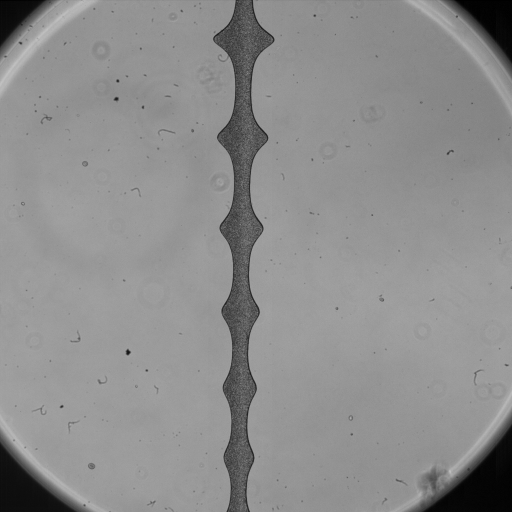
#> input picture piv/1ul_s/fluoromax_0.25_1000fps_1uls000001.tif, 1024 x 1024 px, found by its file name (shown at 1/2 size)
$ jupyter execute Stress_from_channel.ipynb
#> lines starting #> are read from the running program, lines starting #| are printed output that depends on the picture; after the words box and inside, x2 and y2 are one past the last pixel; in counts of white or black regions, pixels touching at a corner belong together
[cell 1]
# from PIL import Image
import cv2
import matplotlib.pyplot as plt
import sys
#from skimage import io
from pathlib import Path
from skimage.color import rgb2gray
from skimage.filters import gaussian
from skimage.segmentation import active_contour
import numpy as np
from scipy.signal import savgol_filter

[cell 2]
#CHANNEL = Path("F:\\Luca_Data\\20260925_test_microscope_and_camera\\fluoromax_0.25_1000fps_1uls\\fluoromax_0.25_1000fps_1uls000001.tif")
#CHANNEL = Path("/Volumes/Elements/Rheoflu/Luca/20260925_test_microscope_and_camera/fluoromax_0.25_1000fps_1uls/fluoromax_0.25_1000fps_1uls000001.tif")
CHANNEL = Path("/Users/lucaasinari/Desktop/piv/1ul_s/fluoromax_0.25_1000fps_1uls000001.tif")
OUTPUT_DIR = Path("results/stress_from_channel")
OUTPUT_DIR.mkdir(parents=True, exist_ok=True)
PATTERN = "*.tif"

pixel_size_um = 3.28

[cell 3]
print(OUTPUT_DIR.resolve())

# **CUT**

We cut the image to see only the channel

[cell 4]
# Parametri di ritaglio (Crop)
# Ritaglia l'immagine per alleggerire l'analisi. Regola questi valori in base alla tua ROI.
CROP_Y_MIN = 0
CROP_Y_MAX = 1024
CROP_X_MIN = 420
CROP_X_MAX = 560

if not CHANNEL:
    raise FileNotFoundError(f"No image founf in {CHANNEL} as {PATTERN}")

# Legge l'immagine in scala di grigi.
image = cv2.imread(str(CHANNEL), cv2.IMREAD_GRAYSCALE)
#> image is the input picture: shape (1024, 1024); min 0, max 196, mean 141.4
if image is None:
    raise ValueError(f"Impossibile to read the image: {CHANNEL}")

# Estrae la regione di interesse.
cropped = image[CROP_Y_MIN:CROP_Y_MAX, CROP_X_MIN:CROP_X_MAX]
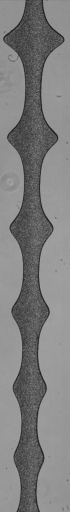
#> cropped: shape (1024, 140) (shown at 1/2 size); min 23, max 178, mean 126.5
cropped = cv2.rotate(cropped, cv2.ROTATE_90_COUNTERCLOCKWISE)  # Ruota di 90 gradi in senso antiorario
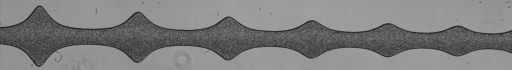
#> cropped: shape (140, 1024) (shown at 1/2 size); min 23, max 178, mean 126.5

# Crea una copia per disegnare il rettangolo senza modificare l'immagine originale.
image_with_rectangle = image.copy()
cv2.rectangle(
    image_with_rectangle,
    (CROP_X_MIN, CROP_Y_MIN),  # Angolo in alto a sinistra: (x, y)
    (CROP_X_MAX, CROP_Y_MAX),  # Angolo in basso a destra: (x, y)
    color=255,                 # Bianco, dato che l'immagine è in scala di grigi
    thickness=3,
)
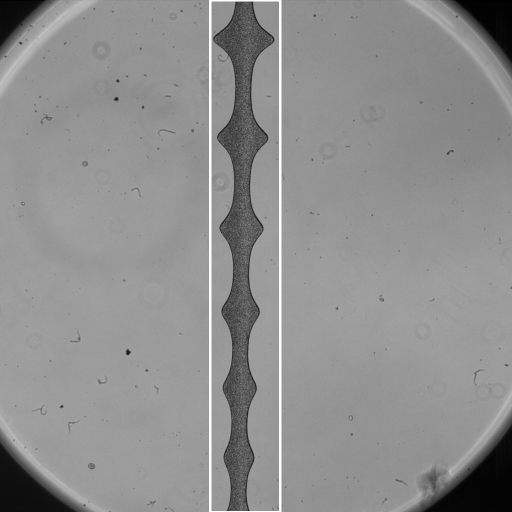
#> image_with_rectangle: shape (1024, 1024) (shown at 1/2 size); 1.04% of pixels changed, all inside (x1, y1, x2, y2) = (418, 0, 563, 1024)


# Visualizza l'immagine originale con il rettangolo e, a fianco, il ritaglio.
fig, axes = plt.subplots(1, 2, figsize=(14, 6))

axes[0].imshow(image_with_rectangle, cmap="gray")
axes[0].set_title(f"ROI: {CHANNEL.name}")
axes[0].axis("off")

axes[1].imshow(cropped, cmap="gray")
axes[1].set_title("CROPPED IMAGE")
axes[1].axis("off")

plt.tight_layout()
plt.show()

**Edge finding**

We find the edge of the channel using active contour

[cell 5]
# 1. Dimensioni dell'immagine ritagliata e ruotata
H, W = cropped.shape

# 2. Creiamo le coordinate x lungo tutta la larghezza dell'immagine
n_punti = 300
x_coords = np.linspace(2, W - 3, n_punti)

# --- LINEA SUPERIORE INIZIALE (vicino al bordo in alto) ---
margin_top = 50  # Quota y vicino al bordo superiore
y_top_init = np.full_like(x_coords, margin_top)
init_top = np.column_stack([y_top_init, x_coords])

# --- LINEA INFERIORE INIZIALE (vicino al bordo in basso) ---
margin_bottom = H - 30  # Quota y vicino al bordo inferiore
y_bottom_init = np.full_like(x_coords, margin_bottom)
init_bottom = np.column_stack([y_bottom_init, x_coords])

# 3. Sfocatura gaussiana dell'immagine per eliminare rumore / particelle
blurred = gaussian(cropped, sigma=12)
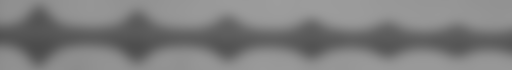
#> blurred: shape (140, 1024) float64 (shown at 1/2 size); min 0.299, max 0.616, mean 0.496

snake_params = {
    "alpha": 0.005,  # Elasticità: spinge la curva a contrarsi (valori tipici: 0.01 - 0.1)
    "beta": 0.0001,   # Rigidità: mantiene la curva morbida e senza spigoli (valori tipici: 1 - 100)
    "w_edge": 200.0,  # Attrazione per i bordi: 1.0 significa che cerca bordi netti
    "w_line": 0.0,  # Settato a 0 perché cerchiamo un "bordo" (cambio di colore), non una linea
    "boundary_condition": "free",  # oppure "fixed"
    "max_num_iter": 2500,
}

snake_top = active_contour(blurred, init_top, **snake_params)
#> snake_top = 300 pairs, first value 18.59 to 64.27, second value 1.3 to 1034.6
snake_bottom = active_contour(blurred, init_bottom, **snake_params)
#> snake_bottom = 300 pairs, first value 91.6 to 122.7, second value 51.43 to 1021.3

# 6. Visualizzazione delle due pareti
fig, ax = plt.subplots(figsize=(15, 6))
ax.imshow(cropped, cmap="gray")

# Linee iniziali (rosse tratteggiate)
ax.plot(init_top[:, 1], init_top[:, 0], "--r", lw=1.2, label="Starting point")
ax.plot(init_bottom[:, 1], init_bottom[:, 0], "--r", lw=1.2)

# Pareti trovate
ax.plot(
    snake_top[:, 1],
    snake_top[:, 0],
    "-c",
    lw=2.5,
    label="Upper Wall Found",
)
ax.plot(
    snake_bottom[:, 1],
    snake_bottom[:, 0],
    "-m",
    lw=2.5,
    label="Lower Wall Found",
)

ax.set_title("Channel Walls Detection")
ax.legend(loc="upper right")
ax.set_xlabel("x [pixel]", fontsize=11)

plt.tight_layout()
plt.show()

# **Channel width**

We evaluate the channel width $L(x)$ using the obtained contours.

[cell 6]
# ==========================================
# 6. FUNZIONE PER L'width DEL CANALE L(x)
# ==========================================
def compute_channel_height(snake_top, snake_bottom, num_points=500):
    """Calcola la larghezza locale L(x) e la larghezza media del canale."""
#> called with snake_top = array of shape (300, 2), snake_bottom = array of shape (300, 2), num_points = 500
    y_top, x_top = snake_top[:, 0], snake_top[:, 1]
#> y_top = 300 values, max 64.27 at index 292, min 18.59 at index 22, mean 51.92; x_top = 300 values from 1.3 to 1034.6
    y_bottom, x_bottom = snake_bottom[:, 0], snake_bottom[:, 1]
#> y_bottom = 300 values, max 122.7 at index 29, min 91.6 at index 39, mean 107.3; x_bottom = 300 values from 51.43 to 1021.3

    sort_top = np.argsort(x_top)
#> sort_top = 300 values from 0 to 299
    x_top_s, y_top_s = x_top[sort_top], y_top[sort_top]
#> x_top_s = 300 values from 1.3 to 1034.6; y_top_s has the same summary as y_top

    sort_bot = np.argsort(x_bottom)
#> sort_bot = 300 values from 0 to 299
    x_bot_s, y_bot_s = x_bottom[sort_bot], y_bottom[sort_bot]
#> x_bot_s = 300 values from 51.43 to 1021.3; y_bot_s has the same summary as y_bottom

    # Intervallo comune di sovrapposizione in x
    x_min = max(x_top_s.min(), x_bot_s.min())
#> x_min = 51.43
    x_max = min(x_top_s.max(), x_bot_s.max())
#> x_max = 1021.3
    x_eval = np.linspace(x_min, x_max, num_points) #Calcola l’intervallo in cui ci sono sia il bordo superiore sia inferiore

    # Interpolazione su griglia comune
    y_top_interp = np.interp(x_eval, x_top_s, y_top_s)
#> y_top_interp = 500 values, max 64.25 at index 480, min 18.6 at index 16, mean 50.65
    y_bottom_interp = np.interp(x_eval, x_bot_s, y_bot_s)
#> y_bottom_interp = 500 values, max 122.6 at index 10, min 91.6 at index 65, mean 103.7

    # Larghezza locale e media
    height = np.abs(y_bottom_interp - y_top_interp)
#> height = 500 values, max 103.8 at index 11, min 36.44 at index 164, mean 53.07
    average_width = np.mean(height)
#> average_width = 53.07

    # Linea mediana (centerline)
    y_center = (y_top_interp + y_bottom_interp) / 2.0
#> y_center = 500 values, max 83.23 at index 499, min 70.24 at index 16, mean 77.19

    return x_eval, height, y_top_interp, y_bottom_interp, y_center, average_width


# Calcolo dei profili
x_vals, L_vals, y_t, y_b, y_center, average_width = compute_channel_height(
    snake_top, snake_bottom
)
#> x_vals = 500 values from 51.43 to 1021.3; L_vals has the same summary as height in compute_channel_height; y_t has the same summary as y_top_interp in compute_channel_height; y_b has the same summary as y_bottom_interp in compute_channel_height; average_width = 53.07

# ==========================================
# 7. GRAFICO: Profilo dell'width L(x)
# ==========================================
fig, ax = plt.subplots(figsize=(14, 5))
# Curva dell'width del canale
ax.plot(x_vals*pixel_size_um, L_vals*pixel_size_um, "-b", lw=2.5, label="width L(x)")
# Formattazione assi, griglia e titolo
ax.set_title("Channel width L(x)", fontsize=13)
ax.set_xlabel("x [μm]", fontsize=11)
ax.set_ylabel("Width L(x) [μm]", fontsize=11)
ax.grid(True, linestyle="--", alpha=0.6)
ax.legend(loc="upper right", fontsize=10)
plt.tight_layout()
plt.show()

# **Extensional Stress**

We evaluate stress as $-\eta q \frac{L'}{L^2}$ fixing $\eta=\eta_{h2o}= 0.001$ and $q=<v_x><L_x>$.

[cell 7]
# 1. Calcolo della derivata numerica dL/dx in unità SI
eta = 0.001  # Pa.s
flux_uL_s = 0.1
channel_depth_um = average_width  # Utilizza la larghezza media del canale come profondità
#> channel_depth_um = 53.07
flux_mm3_s = flux_uL_s  # 1 uL = 1 mm^3
channel_depth_mm = channel_depth_um * 1e-3
#> channel_depth_mm = 0.0531
q_mm2_s = flux_mm3_s / channel_depth_mm
#> q_mm2_s = 1.88
q_m2_s = q_mm2_s * 1e-6
#> q_m2_s = 1.88e-06
L_m = L_vals * pixel_size_um * 1e-6
#> L_m = 500 values, max 0.00034 at index 11, min 0.00012 at index 164, mean 0.000174
x_m = x_vals * pixel_size_um * 1e-6
#> x_m = 500 values from 0.000169 to 0.00335
dL_dx = np.gradient(L_m, x_m)
#> dL_dx = 500 values, max 1.88 at index 3, min -1.77 at index 24, mean -0.0267
dL_dx_smooth = savgol_filter(dL_dx, window_length=31, polyorder=3)
#> dL_dx_smooth = 500 values, max 1.91 at index 0, min -1.48 at index 28, mean -0.0259
stress = -eta * q_m2_s * dL_dx_smooth / (L_m**2)
#> stress = 500 values, max 0.0567 at index 34, min -0.0579 at index 0, mean 0.00131

# 2. Grafico della derivata
fig, ax = plt.subplots(figsize=(14, 5))

# Curva della derivata
ax.plot(x_vals*pixel_size_um, stress, color="red", lw=2.2)
ax.axhline(0,color="gray",linestyle="--",alpha=0.8,lw=1.2)

# Formattazione assi e titolo
ax.set_title(
    r"Extensional stress profile $\sigma(x)$ obtained from the channel shape $L(x)$",
    fontsize=13,
)
ax.set_xlabel("x [µm]", fontsize=11)
ax.set_ylabel(r"$\sigma=-\eta q \dfrac{L'}{L^2} [Pa]$", fontsize=11)
ax.grid(True, linestyle="--", alpha=0.6)
ax.legend(loc="upper right", fontsize=11)

plt.tight_layout()
plt.show()
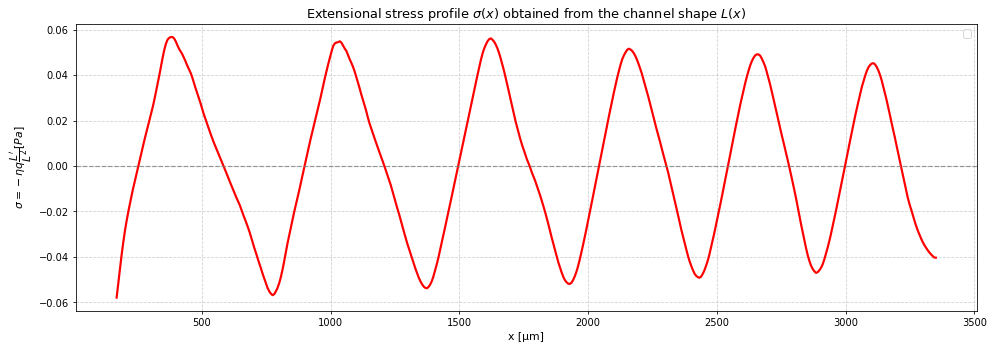
#> figure drawn by matplotlib, 1 panel; curve peaks at x = 385.4, y = 0.0567

print(f"Max stress value: {np.max(np.abs(stress))*1000:.4f} mPa")
#| Max stress value: 57.9162 mPa

[cell 8]
# 1. Dimensioni allungate e schiacciate in y
fig, ax1 = plt.subplots(figsize=(15, 3.8))

# 2. Immagine e profili con coordinate coerenti in µm
ax1.imshow(
    cropped,
    cmap="gray",
    aspect="auto",
    extent=[
        -0.5 * pixel_size_um,
        (cropped.shape[1] - 0.5) * pixel_size_um,
        (cropped.shape[0] - 0.5) * pixel_size_um,
        -0.5 * pixel_size_um,
    ],
    zorder=0,
)
x_um = x_vals * pixel_size_um
#> x_um = 500 values from 168.7 to 3349.8
ax1.plot(x_um, y_center * pixel_size_um, "--w", lw=1.2, alpha=0.6)

ax1.set_xlabel("x [µm]", fontsize=11)
ax1.set_ylabel("y [µm]", fontsize=11)
ax1.set_xlim([x_um.min(), x_um.max()])
ax1.set_ylim([(cropped.shape[0] - 0.5) * pixel_size_um, -0.5 * pixel_size_um])

# 3. Asse secondario a destra per lo stress in ROSSO
ax2 = ax1.twinx()
ax2.patch.set_visible(False)
ax2.plot(
    x_um,
    stress,
    color="red",
    lw=2.5,
    label=r"Extensional Stress $\sigma(x)$",
)
ax2.axhline(0, color="gray", linestyle=":", lw=1.2, alpha=0.8)
ax2.set_ylabel("Extensional Stress $\sigma(x)$ [Pa]", color="red", fontsize=11)
ax2.tick_params(axis="y", labelcolor="red")

# 4. Legende e titolo
lines_1, labels_1 = ax1.get_legend_handles_labels()
lines_2, labels_2 = ax2.get_legend_handles_labels()
ax1.legend(lines_1 + lines_2, labels_1 + labels_2, loc="upper right")

ax1.set_title(r"Extensional stress profile $\sigma(x)$ on the channel", fontsize=13)
plt.tight_layout()
plt.show()
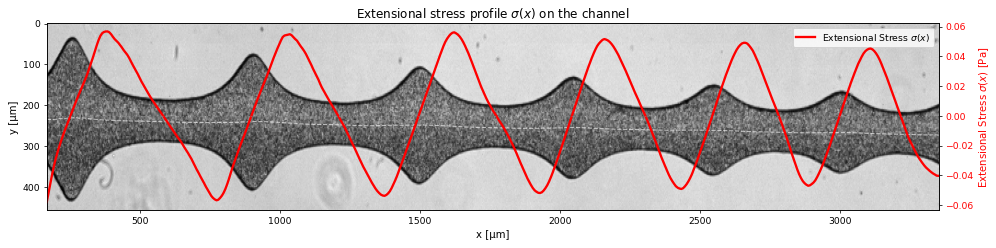
#> figure drawn by matplotlib, 2 panels; panel 2: curve peaks at x = 385.4, y = 0.0567

save_path = Path(OUTPUT_DIR /"stress_profile.png").resolve()
fig.savefig(save_path, dpi=300, bbox_inches="tight")
print(f"Grafico salvato in: {save_path}")

[cell 9]
# Stress profile as a function of the fluid travel time
x_mm = (x_vals - x_vals[0]) * pixel_size_um * 1e-3
#> x_mm = 500 values from 0 to 3.18
channel_width_mm = L_vals * pixel_size_um * 1e-3
#> channel_width_mm = 500 values, max 0.34 at index 11, min 0.12 at index 164, mean 0.174
if np.any(~np.isfinite(channel_width_mm)) or np.any(channel_width_mm <= 0):
    raise ValueError("Channel widths must be finite and positive to calculate velocity.")
if np.any(~np.isfinite(x_mm)) or np.any(np.diff(x_mm) <= 0):
    raise ValueError("x_vals must be finite and strictly increasing to calculate travel time.")

v_x_mm_s = q_mm2_s / channel_width_mm
#> v_x_mm_s = 500 values, max 15.76 at index 164, min 5.53 at index 11, mean 11.8
if np.any(~np.isfinite(v_x_mm_s)) or np.any(v_x_mm_s <= 0):
    raise ValueError("The estimated axial velocity must be finite and positive.")

# Integrate dt = dx / v(x) using the trapezoidal rule.
dt_s = 0.5 * (1 / v_x_mm_s[:-1] + 1 / v_x_mm_s[1:]) * np.diff(x_mm)
#> dt_s = 499 values, max 0.00115 at index 11, min 0.000405 at index 163, mean 0.000589
t_ms = np.concatenate(([0.0], np.cumsum(dt_s))) * 1e3
#> t_ms = 500 values from 0 to 293.8

fig, ax = plt.subplots(figsize=(10, 5))
ax.plot(t_ms, stress, color="red", lw=2.5, label=r"Extensional stress $\sigma$")
ax.axhline(0, color="gray", linestyle=":", lw=1.2, alpha=0.8)
ax.set_xlabel("Travel time $t$ [ms]", fontsize=11)
ax.set_ylabel(r"Extensional stress $\sigma$ [Pa]", fontsize=11)
ax.set_title(r"Extensional stress $\sigma(t)$", fontsize=13)
ax.grid(True, linestyle="--", alpha=0.6)
ax.legend(loc="best")
fig.tight_layout()
plt.show()

save_path = Path(OUTPUT_DIR / "stress_time_profile.png").resolve()
fig.savefig(save_path, dpi=300, bbox_inches="tight")
print(f"Grafico stress-tempo salvato in: {save_path}")
print(f"Intervallo spaziale: {x_mm[-1] * 1e3:.2f} µm; tempo di percorrenza: {t_ms[-1]:.3f} ms")
#| Intervallo spaziale: 3181.15 µm; tempo di percorrenza: 293.761 ms
print(f"Velocità assiale stimata: {v_x_mm_s.min() * 1e3:.1f}–{v_x_mm_s.max() * 1e3:.1f} µm/s")
#| Velocità assiale stimata: 5534.4–15763.7 µm/s

[cell 10]
# ── Calcolo trasformazione x → t ─────────────────────────────────────────────
x_mm = (x_vals - x_vals[0]) * pixel_size_um * 1e-3
channel_width_mm = L_vals * pixel_size_um * 1e-3
if np.any(~np.isfinite(channel_width_mm)) or np.any(channel_width_mm <= 0):
    raise ValueError("Channel widths must be finite and positive to calculate velocity.")
if np.any(~np.isfinite(x_mm)) or np.any(np.diff(x_mm) <= 0):
    raise ValueError("x_vals must be finite and strictly increasing to calculate travel time.")

v_x_mm_s = q_mm2_s / channel_width_mm
if np.any(~np.isfinite(v_x_mm_s)) or np.any(v_x_mm_s <= 0):
    raise ValueError("The estimated axial velocity must be finite and positive.")

dt_s = 0.5 * (1 / v_x_mm_s[:-1] + 1 / v_x_mm_s[1:]) * np.diff(x_mm)
t_ms = np.concatenate(([0.0], np.cumsum(dt_s))) * 1e3

x_um = x_vals * pixel_size_um

# ── ax1: immagine + asse spaziale inferiore (µm) ─────────────────────────────
fig, ax1 = plt.subplots(figsize=(15, 3.8))

ax1.imshow(
    cropped,
    cmap="gray",
    aspect="auto",
    extent=[
        -0.5 * pixel_size_um,
        (cropped.shape[1] - 0.5) * pixel_size_um,
        (cropped.shape[0] - 0.5) * pixel_size_um,
        -0.5 * pixel_size_um,
    ],
    zorder=0,
)
ax1.plot(x_um, y_center * pixel_size_um, "--w", lw=1.2, alpha=0.6)
ax1.set_xlabel("x [µm]", color="red", fontsize=11)
ax1.set_ylabel("y [µm]", fontsize=11)
ax1.set_xlim([x_um.min(), x_um.max()])
ax1.set_ylim([(cropped.shape[0] - 0.5) * pixel_size_um, -0.5 * pixel_size_um])

# ── ax2: σ(x) in rosso — asse stress destro, asse spaziale inferiore ─────────
ax2 = ax1.twinx()
ax2.patch.set_visible(False)
line_x, = ax2.plot(x_um, stress, color="red", lw=2.5,
                   label=r"$\sigma(x)$ extensional stress in space")
ax2.axhline(0, color="gray", linestyle=":", lw=1.2, alpha=0.8)
ax2.set_ylabel(r"Extensional stress $\sigma$ [Pa]", color="black", fontsize=11)
ax2.tick_params(axis="y", labelcolor="red")

# ── ax_top: asse temporale superiore (ms) ────────────────────────────────────
ax_top = ax1.twiny()
ax_top.set_xlim([t_ms[0], t_ms[-1]])   # x in ms reali
ax_top.set_xlabel("Travel time $t$ [ms]", color="blue", fontsize=11, labelpad=6)

# ── ax_stress_t: σ(t) in blu — condivide asse stress con ax2 ─────────────────
ax_stress_t = ax_top.twinx()           # top-x (ms) + nuovo asse y destra
line_t, = ax_stress_t.plot(t_ms, stress, color="blue", lw=2.5,
                            linestyle="-",
                            label=r"$\sigma(t)$ extensional stress in time")
ax_stress_t.set_yticks([])             # nasconde l'asse y duplicato

# Sincronizza i limiti dello stress tra ax2 e ax_stress_t
ymin = min(ax2.get_ylim()[0], ax_stress_t.get_ylim()[0])
ymax = max(ax2.get_ylim()[1], ax_stress_t.get_ylim()[1])
ax2.set_ylim(ymin, ymax)
ax_stress_t.set_ylim(ymin, ymax)

# ── Legenda e titolo ──────────────────────────────────────────────────────────
ax2.legend(
    [line_x, line_t],
    [line_x.get_label(), line_t.get_label()],
    loc="upper center",
    bbox_to_anchor=(0.9, -0.12),  # Regola -0.22 se vuoi avvicinarla o allontanarla dall'asse x
    ncol=1,                       # Dispone le voci su una singola riga orizzontale
    fontsize=10,
    framealpha=0.7,
)
ax1.set_title(r"Extensional stress $\sigma(x)$ and $\sigma(t)$ on the channel",
              fontsize=13, pad=28)

plt.tight_layout()

# Salva prima di plt.show() per sicurezza (bbox_inches="tight" evita che la legenda venga tagliata)
save_path = Path(OUTPUT_DIR / "stress_profile.png").resolve()
fig.savefig(save_path, dpi=300, bbox_inches="tight")
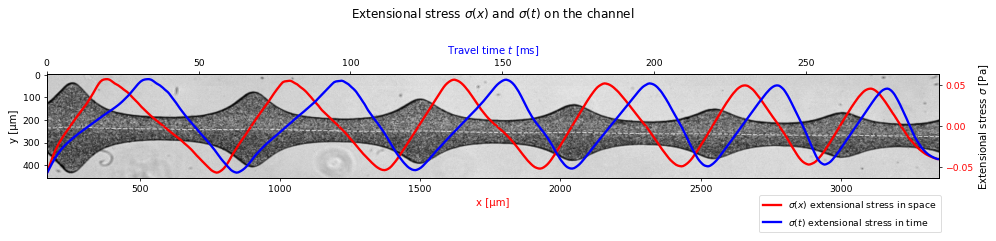
#> figure drawn by matplotlib, 3 panels; panel 2: curve peaks at x = 385.4, y = 0.0567
print(f"Grafico salvato in: {save_path}")

plt.show()

[cell 11]
fig, ax = plt.subplots(figsize=(8, 4))
ax.plot(x_mm * 1e3, v_x_mm_s * 1e3, lw=2)
ax.set(xlabel="x [µm]", ylabel="Velocità assiale [µm/s]",
       title="Velocità assiale lungo il canale")
ax.grid(True, alpha=0.3)
fig.tight_layout()
plt.show()
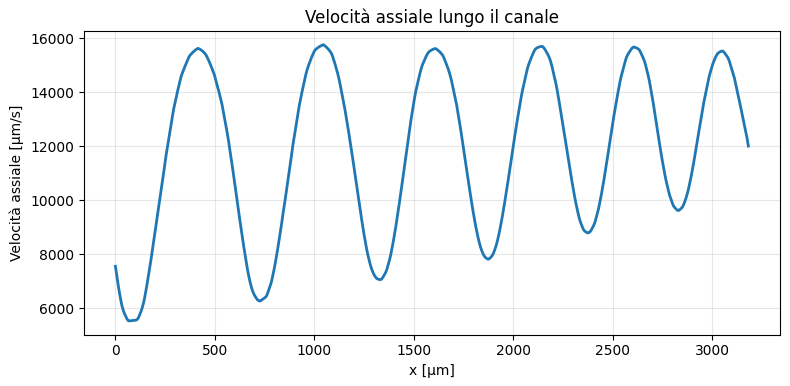
#> figure drawn by matplotlib, 1 panel; curve peaks at x = 1045.5, y = 15763.7

[cell 12]
fig, (ax1, ax2) = plt.subplots(1, 2, figsize=(12, 4.5))

# Grafico 1: Legge oraria t(x) confrontata con una retta perfetta
ax1.plot(x_mm, t_ms, label="t(x) reale", color="blue", lw=2)
ax1.plot([x_mm[0], x_mm[-1]], [t_ms[0], t_ms[-1]], "--", color="gray", label="Lineare (v = cost)")
ax1.set_xlabel("Posizione x [mm]")
ax1.set_ylabel("Tempo t [ms]")
ax1.set_title("Quanto si discosta t(x) da una retta?")
ax1.legend()
ax1.grid(True, linestyle="--", alpha=0.6)

# Grafico 2: Sovrapposizione su asse normalizzato [0, 1]
x_norm = (x_mm - x_mm[0]) / (x_mm[-1] - x_mm[0])
#> x_norm = 500 values from 0 to 1
t_norm = (t_ms - t_ms[0]) / (t_ms[-1] - t_ms[0])
#> t_norm = 500 values from 0 to 1

ax2.plot(x_norm, stress, label=r"$\sigma(x)$ (spazio)", color="black", lw=2, alpha=0.7)
ax2.plot(t_norm, stress, label=r"$\sigma(t)$ (tempo)", color="red", lw=2, linestyle="--")
ax2.set_xlabel("Coordinata normalizzata (x/x_max oppure t/t_max)")
ax2.set_ylabel("Stress [Pa]")
ax2.set_title("Differenza reale di forma: Spazio vs Tempo")
ax2.legend()
ax2.grid(True, linestyle="--", alpha=0.6)

fig.tight_layout()
plt.show()
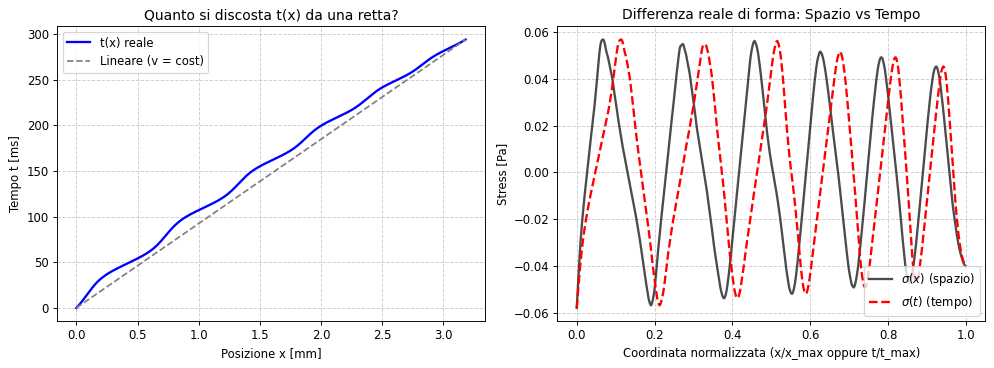
#> figure drawn by matplotlib, 2 panels; panel 1: curve peaks at x = 3.18, y = 293.8; panel 2: curve peaks at x = 0.0681, y = 0.0567; panel 2: curve peaks at x = 0.115, y = 0.0567

[cell 13]
fig, ax = plt.subplots(figsize=(15, 6))

# 1. Immagine di sfondo e bordi
ax.imshow(cropped, cmap="gray")
ax.plot(x_vals, y_t, "-w", lw=1.5, alpha=0.6)
ax.plot(x_vals, y_b, "-w", lw=1.5, alpha=0.6)

# 2. Scatter lungo la linea mediana colorato in base al valore di stress
scatter = ax.scatter(
    x_vals,
    y_center,
    c=stress,
    cmap="plasma",
    s=25,
    alpha=0.9,
    label="Stress lungo la Centerline",
)

# 3. Barra del colore (Colorbar)
cbar = plt.colorbar(scatter, ax=ax, orientation="horizontal", pad=0.15, aspect=40)
cbar.set_label("Extensional Stress intensity", fontsize=11)

ax.set_title("Extensional Stress along the channel", fontsize=13)
ax.axis("off")
plt.tight_layout()
plt.show()
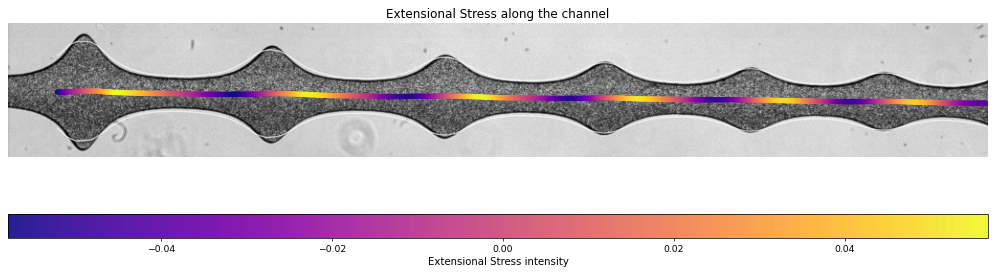
#> figure drawn by matplotlib, 2 panels

save_path = Path(OUTPUT_DIR /"stress_heatmap.png").resolve()
fig.savefig(save_path, dpi=300, bbox_inches="tight")
print(f"Grafico salvato in: {save_path}")
